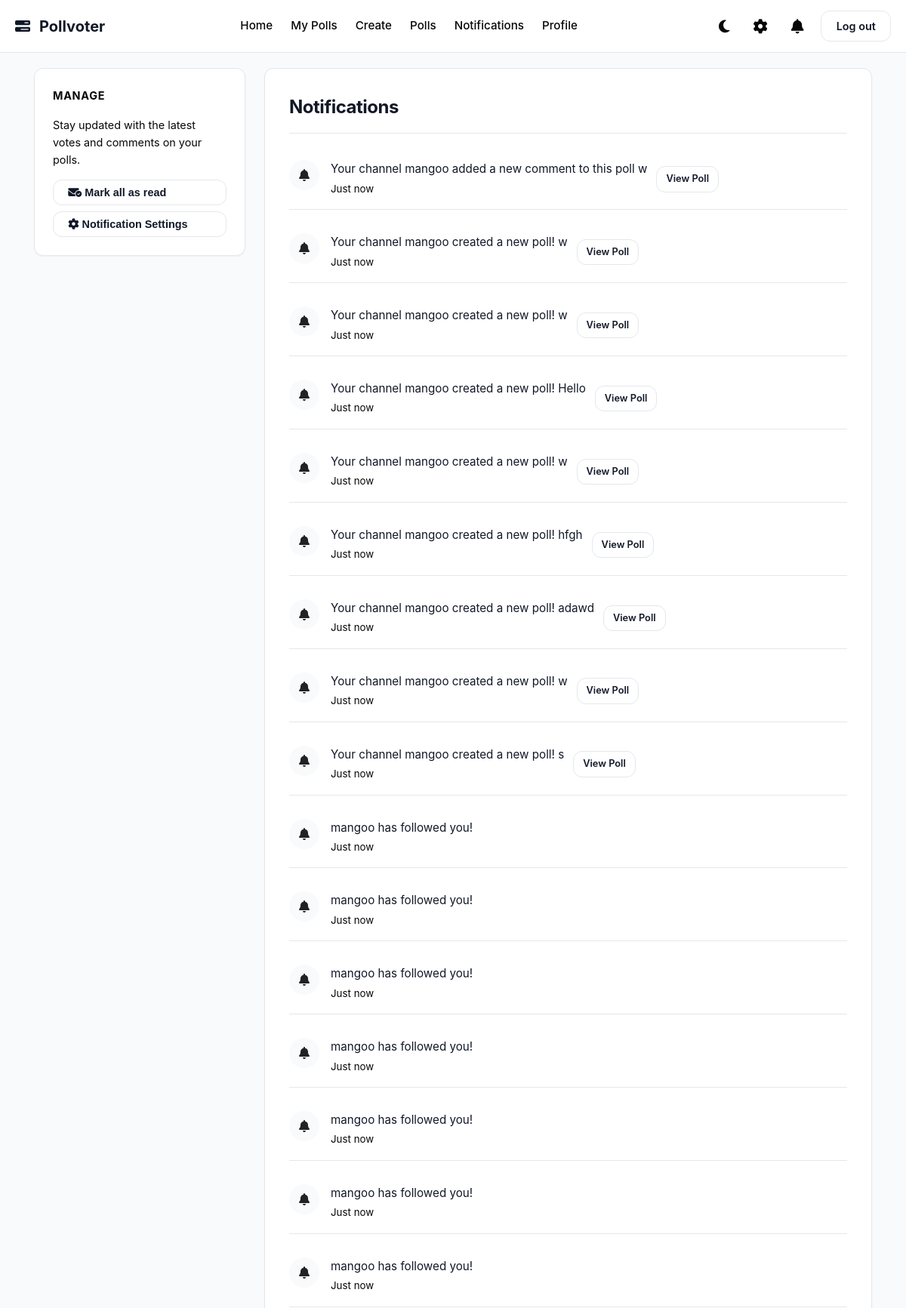
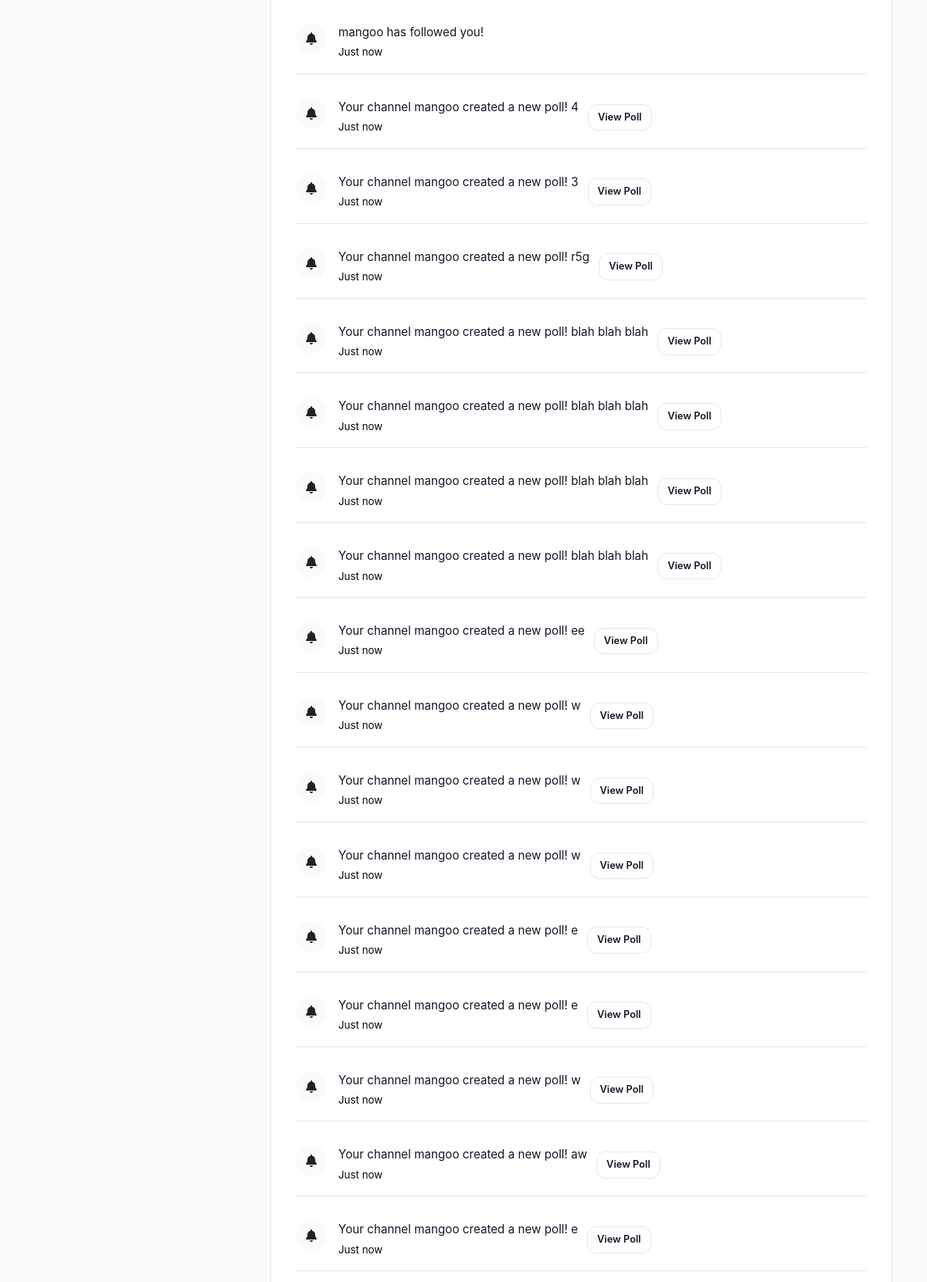
The app's page /notifications (signed in, upper part) with its own data (2 pictures, top to bottom).
### app/models.py (models this page shows)
class Notification(db.Model):
    __tablename__ = 'notification'
    id = Column(Integer, primary_key=True)
    message = Column(Text)
    is_read = Column(Boolean)
    created_at = Column(DateTime, default=datetime.now)
    recipient_id = Column(Integer, ForeignKey('user.id'))
    recipient = relationship("User", backref="notifications", foreign_keys=[recipient_id])
    poll_id = Column(Integer, ForeignKey('poll.id'))

### app/routes.py (the view)
@main.route("/notifications")
@login_required
def notifications():
    notifications = Notification.query.filter_by(recipient_id = current_user.id).order_by(Notification.created_at.desc()).all()
    for i in notifications:
        i.is_read = True
    db.session.commit()
    return render_template("notification.html", notifications = notifications)

### app/__init__.py (called while the page is built)
def create_app():
    app = Flask(__name__)
    app.config['SECRET_KEY'] = 'your_secret_key'
    app.config['SQLALCHEMY_DATABASE_URI'] = 'sqlite:///pollvoter.db'
    app.config['SQLALCHEMY_TRACK_MODIFICATIONS'] = False
    app.config["UPLOAD_FOLDER"] = "static/uploads"
    app.config["PFP_FOLDER"] =  "app/static/uploads/pfp"
    db.init_app(app)
    login_manager.init_app(app)
    migrate.init_app(app, db)
    app.register_blueprint(auth)
    app.register_blueprint(main)
    app.register_blueprint(polls)
    app.register_blueprint(admin)
    @login_manager.user_loader
    def load_user(userid):
        return User.query.get(int(userid))
    return app

### app/routes.py (called while the page is built)
@main.context_processor
def notifications_count():
    if current_user.is_authenticated:
        unreadcount = Notification.query.filter_by(recipient_id = current_user.id, is_read = False).count()
        return dict(unreadcount = unreadcount)
    return dict(unreadcount = 0)

@main.app_context_processor
def dropdown_notifications():
    if current_user.is_authenticated:
        unread_count = Notification.query.filter_by(recipient_id = current_user.id, is_read = False).count()
        latest_notifs = Notification.query.filter_by(recipient_id = current_user.id).order_by(Notification.created_at.desc()).limit(5).all()
        return dict(unread_count = unread_count, latest_notifs = latest_notifs)
    return dict(unread_count = 0, latest_notifs = [])

### app/templates/notification.html (shortened to what this page needs)
{% extends "base.html" %}
{% block content %}
<div class="dashboard-layout">
    <aside class="sidebar">
        <div class="sidebar-widget">
            <h3 class="widget-title">Manage</h3>
            <p style="font-size: 0.9rem; color: var(--text-muted); margin-bottom: 15px;">
                Stay updated with the latest votes and comments on your polls.
            </p>
            <button class="btn btn-outline" style="width: 100%; text-align: left; margin-bottom: 8px;">
                <i class="fa-solid fa-envelope-circle-check"></i> Mark all as read
            </button>
            <button class="btn btn-outline" style="width: 100%; text-align: left;">
                <i class="fa-solid fa-gear"></i> Notification Settings
            </button>
        </div>
    </aside>
    <main class="feed">
        <div class="card">
            <h2 style="margin-bottom: 20px; border-bottom: 1px solid var(--border-subtle); padding-bottom: 15px;">
                Notifications
            </h2>
            <div class="notification-list">
                {% for i in notifications %}
                <div class="user-row" style="padding: 15px 0; border-bottom: 1px solid var(--border-subtle);">
                    <div style="display: flex; align-items: flex-start; gap: 15px;">
                        <div style="
                            width: 40px; height: 40px;
                            background: var(--bg-body);
                            border-radius: 50%;
                            display: flex; align-items: center; justify-content: center;
                            color: var(--primary);
                            flex-shrink: 0;
                        ">
                            <i class="fas fa-bell"></i>
                        </div>
                        <div>
                            <p style="margin: 0; font-size: 0.95rem; color: var(--text-main);">
                                {{ i.message }}
                            </p>
                            <small style="color: var(--text-muted);">Just now</small>
                        </div>
                    </div>
                    {% if i.poll_id %}
                    <a href="{{ url_for('polls.poll_detail', poll_id=i.poll_id) }}" class="btn btn-outline" style="font-size: 0.8rem; padding: 6px 12px;">
                        View Poll
                    </a>
                    {% endif %}
                </div>
                {% else %}
                <div style="text-align: center; padding: 40px 0;">
                    <div style="font-size: 2rem; margin-bottom: 10px;">✉︎</div>
                    <h3 style="font-size: 1.1rem; color: var(--text-main);">All caught up!</h3>
                    <p style="color: var(--text-muted);">You have no new notifications.</p>
                </div>
                {% endfor %}
            </div>
        </div>
    </main>
</div>
{% endblock %}

### app/static/styles.css (style rules this page uses)
:root { --bg-body: #F9FAFB; --bg-card: #FFFFFF; --bg-nav: rgba(255, 255, 255, 0.9); --text-main: #111827; --text-muted: #070707; --primary: #222222; --primary-hover: #2b2b2b; --border-subtle: #E5E7EB; --shadow-sm: 0 1px 2px 0 rgba(0, 0, 0, 0.05); --shadow-md: 0 4px 6px -1px rgba(0, 0, 0, 0.1), 0 2px 4px -1px rgba(0, 0, 0, 0.06); --shadow-lg: 0 10px 15px -3px rgba(0, 0, 0, 0.1); --radius-md: 12px; --radius-full: 9999px; }
* { box-sizing: border-box; margin: 0; padding: 0; }
body { background-color: var(--bg-body); color: var(--text-main); font-family: 'Inter', system-ui, -apple-system, sans-serif; line-height: 1.6; transition: background-color 0.3s ease, color 0.3s ease; -webkit-font-smoothing: antialiased; }
a { text-decoration: none; color: inherit; transition: color 0.2s; }
.btn { display: inline-block; padding: 0.5rem 1.2rem; border-radius: var(--radius-md); font-weight: 600; font-size: 0.9rem; cursor: pointer; border: none; transition: transform 0.1s ease, box-shadow 0.2s ease; }
.btn-outline { background: transparent; border: 1px solid var(--border-subtle); color: var(--text-main); }
.poll-card, .card, .profile-container, .auth-box { background-color: var(--bg-card); border-radius: var(--radius-md); padding: 2rem; margin-bottom: 1.5rem; border: 1px solid var(--border-subtle); box-shadow: var(--shadow-sm); transition: transform 0.2s ease, box-shadow 0.2s ease; }
h1, h2, h3 { color: var(--text-main); margin-bottom: 1rem; font-weight: 700; letter-spacing: -0.02em; }
p { color: var(--text-muted); margin-bottom: 1rem; }
.dashboard-layout { display: flex; flex-direction: column; gap: 24px; }
@media (min-width: 992px) { .dashboard-layout { display: grid; grid-template-columns: 320px 1fr; gap: 30px; align-items: start; } }
.sidebar-widget { background-color: var(--bg-card); border-radius: var(--radius-md); padding: 1.5rem; border: 1px solid var(--border-subtle); margin-bottom: 1.5rem; box-shadow: var(--shadow-sm); }
.widget-title { font-size: 0.9rem; font-weight: 700; color: var(--text-muted); margin-bottom: 1rem; text-transform: uppercase; letter-spacing: 0.05em; }
.user-row { display: flex; align-items: center; gap: 12px; margin-bottom: 1rem; padding-bottom: 1rem; border-bottom: 1px solid var(--border-subtle); }
@media (min-width: 992px) { .dashboard-layout { display: grid; grid-template-columns: 280px 1fr; gap: 25px; align-items: start; } }
.dashboard-layout h2 { margin-top: 0; margin-bottom: 20px; font-size: 1.5rem; }

### records on screen
Notification: message "Your channel mangoo added a new comment to this poll w"
Notification: message "Your channel mangoo created a new poll! w"
Notification: message "Your channel mangoo created a new poll! w"
Notification: message "Your channel mangoo created a new poll! Hello"
Notification: message "Your channel mangoo created a new poll! w"
Notification: message "Your channel mangoo created a new poll! hfgh"
Notification: message "Your channel mangoo created a new poll! adawd"
Notification: message "Your channel mangoo created a new poll! w"
Notification: message "Your channel mangoo created a new poll! s"
Notification: message "mangoo has followed you!"
Notification: message "mangoo has followed you!"
Notification: message "mangoo has followed you!"
Notification: message "mangoo has followed you!"
Notification: message "mangoo has followed you!"
Notification: message "mangoo has followed you!"
Notification: message "mangoo has followed you!"
Notification: message "mangoo has followed you!"
Notification: message "Your channel mangoo created a new poll! 4"
Notification: message "Your channel mangoo created a new poll! 3"
Notification: message "Your channel mangoo created a new poll! r5g"
Notification: message "Your channel mangoo created a new poll! blah blah blah"
Notification: message "Your channel mangoo created a new poll! blah blah blah"
Notification: message "Your channel mangoo created a new poll! blah blah blah"
Notification: message "Your channel mangoo created a new poll! blah blah blah"
Notification: message "Your channel mangoo created a new poll! ee"
Notification: message "Your channel mangoo created a new poll! w"
Notification: message "Your channel mangoo created a new poll! w"
Notification: message "Your channel mangoo created a new poll! w"
Notification: message "Your channel mangoo created a new poll! e"
Notification: message "Your channel mangoo created a new poll! e"
Notification: message "Your channel mangoo created a new poll! w"
Notification: message "Your channel mangoo created a new poll! aw"
Notification: message "Your channel mangoo created a new poll! e"
